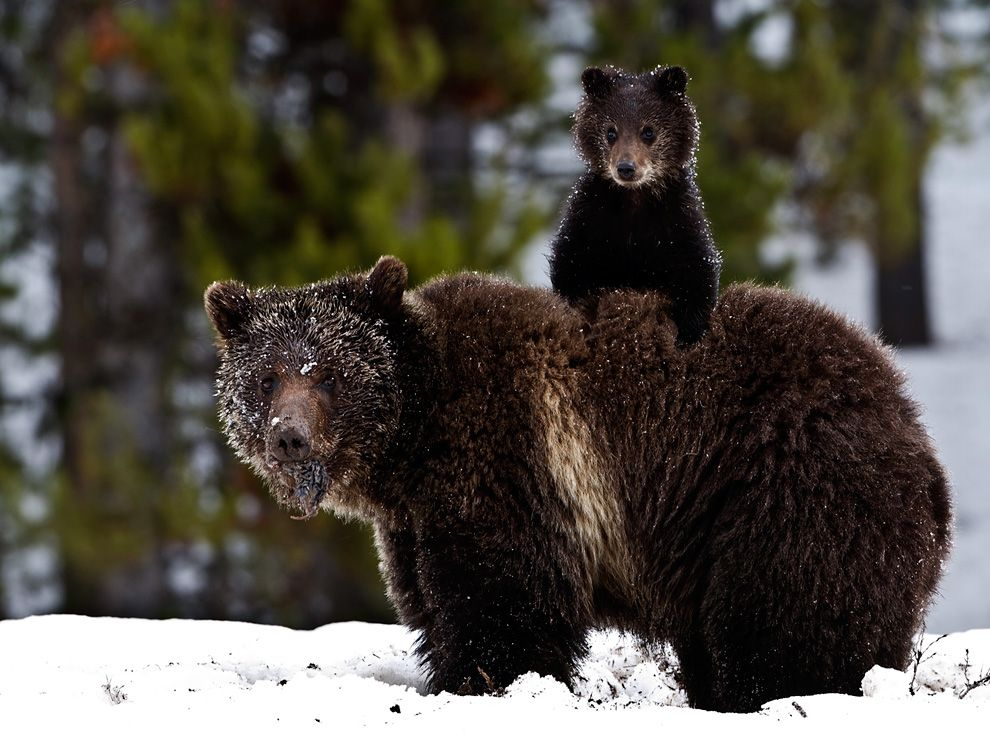
#> input picture _4.cmpp/_python_test/bear.jpg, 990 x 742 px, found by its file name
$ python cornerHarris_test.py
#> lines starting #> are read from the running program, lines starting #| are printed output that depends on the picture; after the words box and inside, x2 and y2 are one past the last pixel; in counts of white or black regions, pixels touching at a corner belong together

print('cornerHarris')

import cv2
import numpy as np

filename = 'D:/_git/vcs/_4.python/_data/bear.jpg'

img = cv2.imread(filename)
#> img is the input picture: shape (742, 990, 3); mean B, G, R 70.6, 78.5, 83.1
cv2.imshow('raw_img', img)

gray = cv2.cvtColor(img, cv2.COLOR_BGR2GRAY)
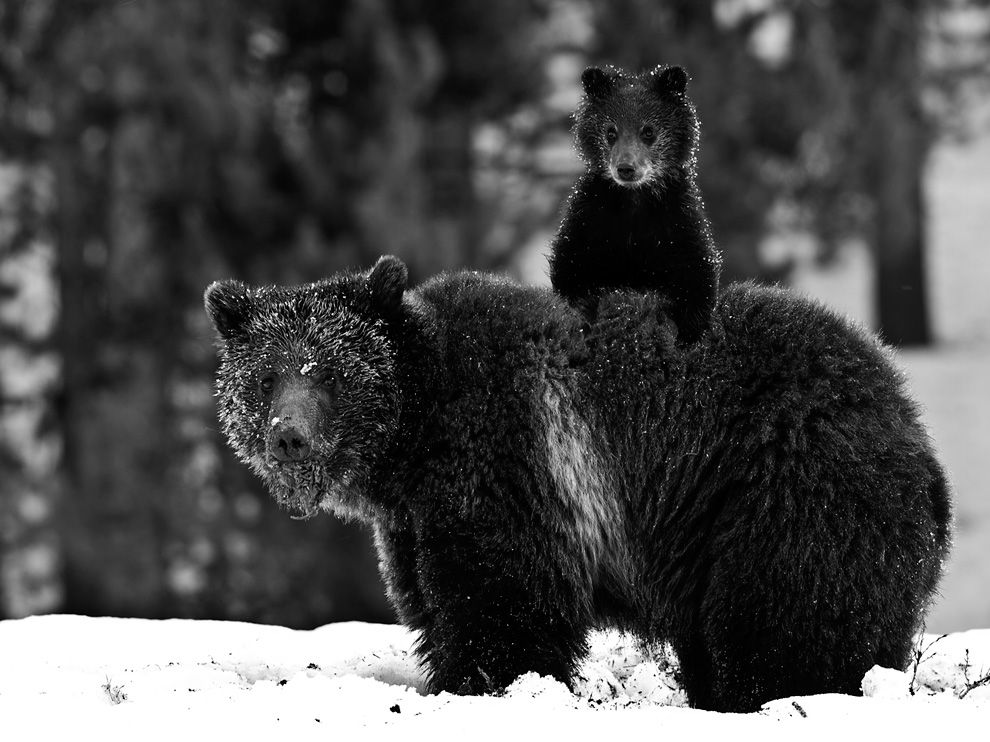
#> gray: shape (742, 990); min 0, max 255, mean 79
gray = np.float32(gray)                 # cornerHarris函数图像格式为 float32

J = (0.05,0.01,0.005)
for j in J:    # 遍历设置阈值：j * dst.max()
    dst = cv2.cornerHarris(src=gray, blockSize=5, ksize=7, k=0.04)
    a = dst>j * dst.max()
    img[a] = [0, 0, 255]
    cv2.imshow('corners_'+ str(j), img)
    cv2.waitKey(0)           # 按 任意鍵 查看下一张
#> this loop made 3 passes
#> pass 1, `dst = cv2.cornerHarris(src=gray, blockSize=5, ksize=7, k=0.04)`:
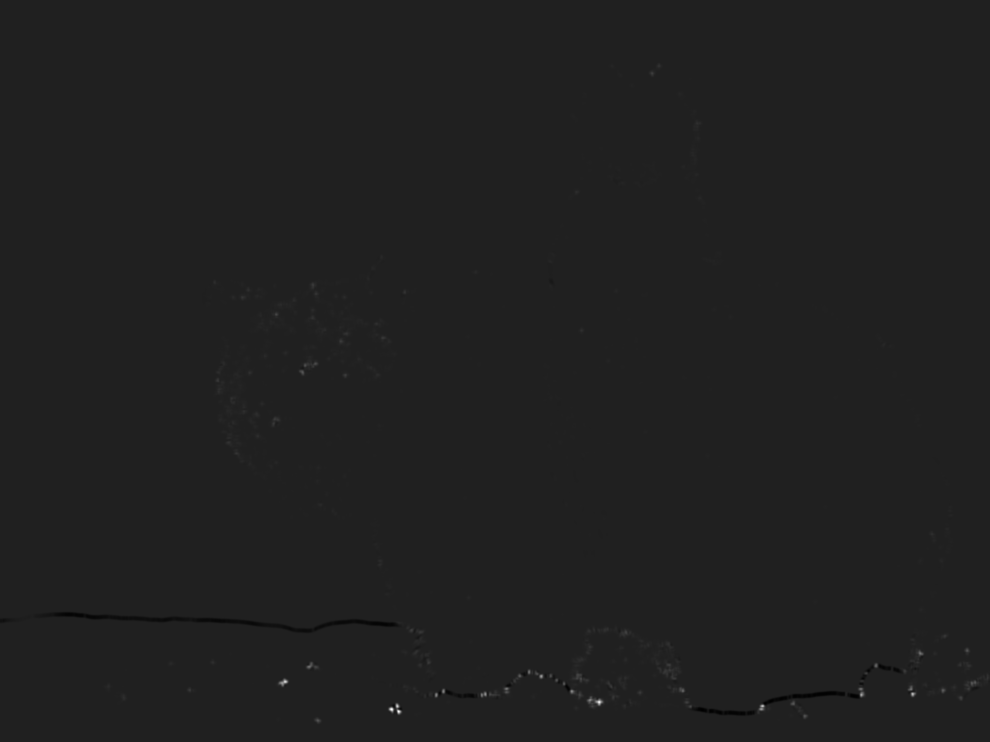
#> dst: shape (742, 990) float32; min -3.51e+11, max 2.41e+12, mean 905915392; drawn with min black and max white
#> pass 1, `a = dst>j * dst.max()`:
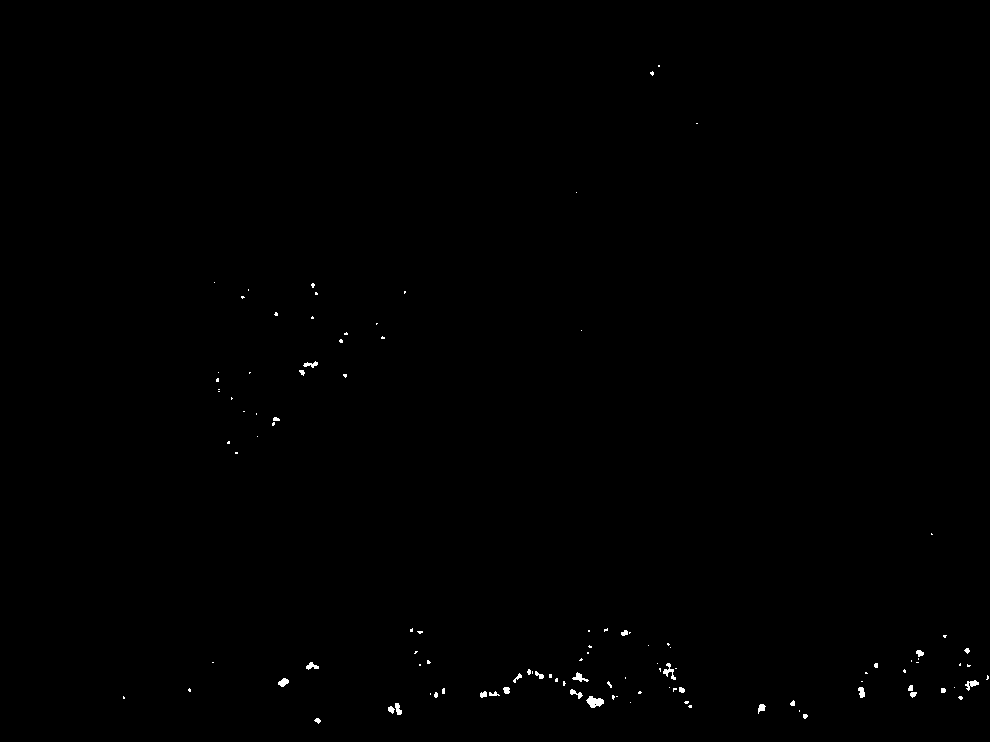
#> a: shape (742, 990) bool; 0.25% white; 112 white regions (83 under 20 px), largest, box (x1, y1, x2, y2) and area: (586, 696, 604, 708) 137, (663, 663, 676, 680) 85, (572, 672, 589, 682) 72
#> pass 1, `cv2.imshow('corners_'+ str(j), img)`:
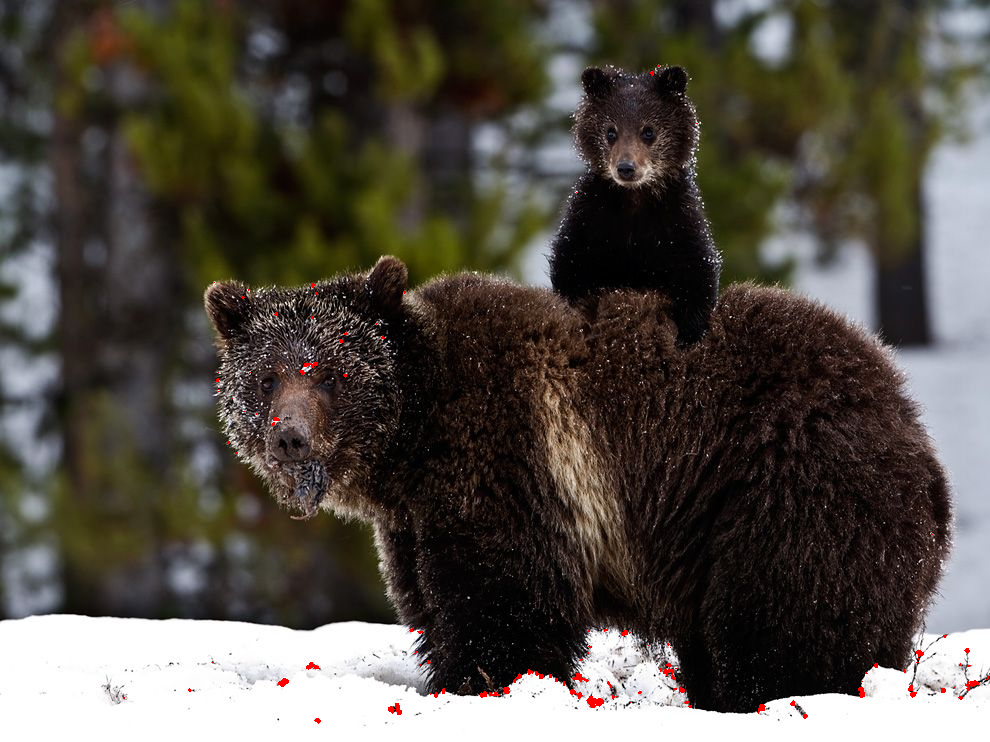
#> window 'corners_0.05': shape (742, 990, 3); mean B, G, R 70.3, 78.2, 83.4
#> pass 2, `a = dst>j * dst.max()`:
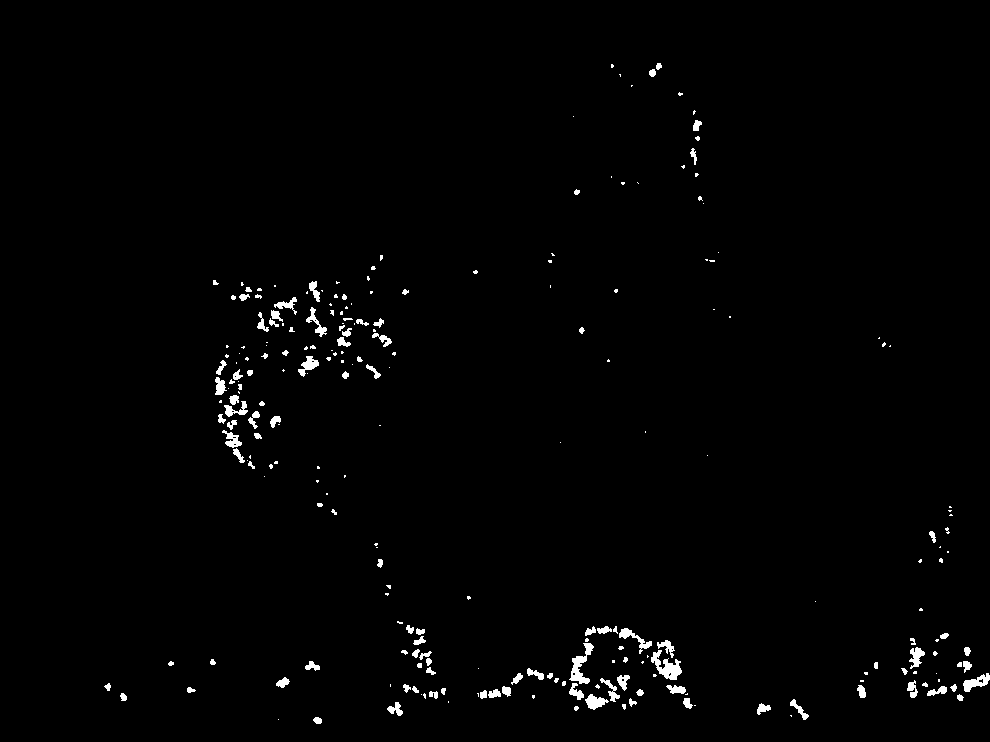
#> a: shape (742, 990) bool; 1.2% white; 246 white regions (133 under 20 px), largest, box (x1, y1, x2, y2) and area: (651, 650, 682, 680) 428, (569, 643, 594, 684) 395, (963, 673, 990, 692) 248
#> after the loop:
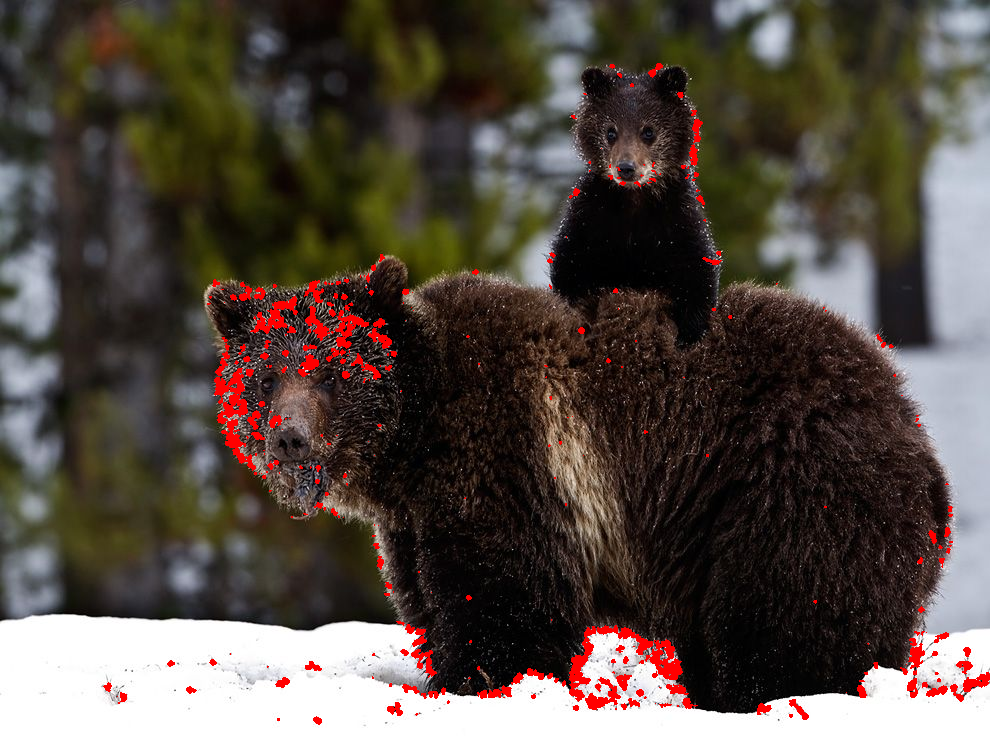
#> img: shape (742, 990, 3); 2.05% of pixels changed, all inside (x1, y1, x2, y2) = (103, 63, 990, 725)

cv2.waitKey(0)
cv2.destroyAllWindows()


import cv2
import numpy as np
img = cv2.imread('chair.jpg')
cv2.imshow('raw_img', img)
#> (the run stopped early here; a loop or call above may not have finished)

$ run again, with _4.python/__code/一本書秒殺電腦視覺最新應用：80個Python大師級實例(第二版)/car1.jpg copied over _4.cmpp/_python_test/bear.jpg
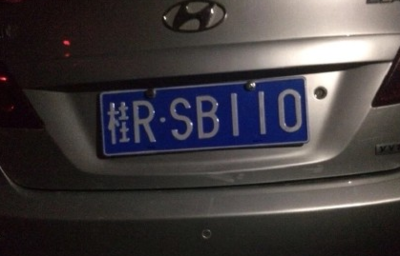
#> input picture _4.python/__code/一本書秒殺電腦視覺最新應用：80個Python大師級實例(第二版)/car1.jpg, 400 x 256 px, found by its file name
#> img is the input picture: shape (256, 400, 3); mean B, G, R 62.2, 60.1, 64.8
#> the loop `for j in J:` made 3 passes
#> pass 1, `a = dst>j * dst.max()`:
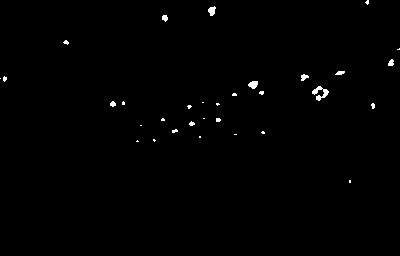
#> a: shape (256, 400) bool; 0.6% white; 32 white regions (23 under 20 px), largest, box (x1, y1, x2, y2) and area: (312, 86, 329, 101) 111, (248, 81, 258, 89) 58, (208, 6, 216, 16) 53
#> after the loop `for j in J:`:
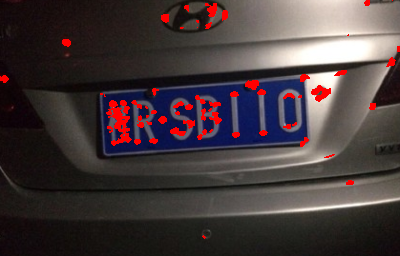
#> img: shape (256, 400, 3); 2.66% of pixels changed, all inside (x1, y1, x2, y2) = (0, 0, 400, 239)
